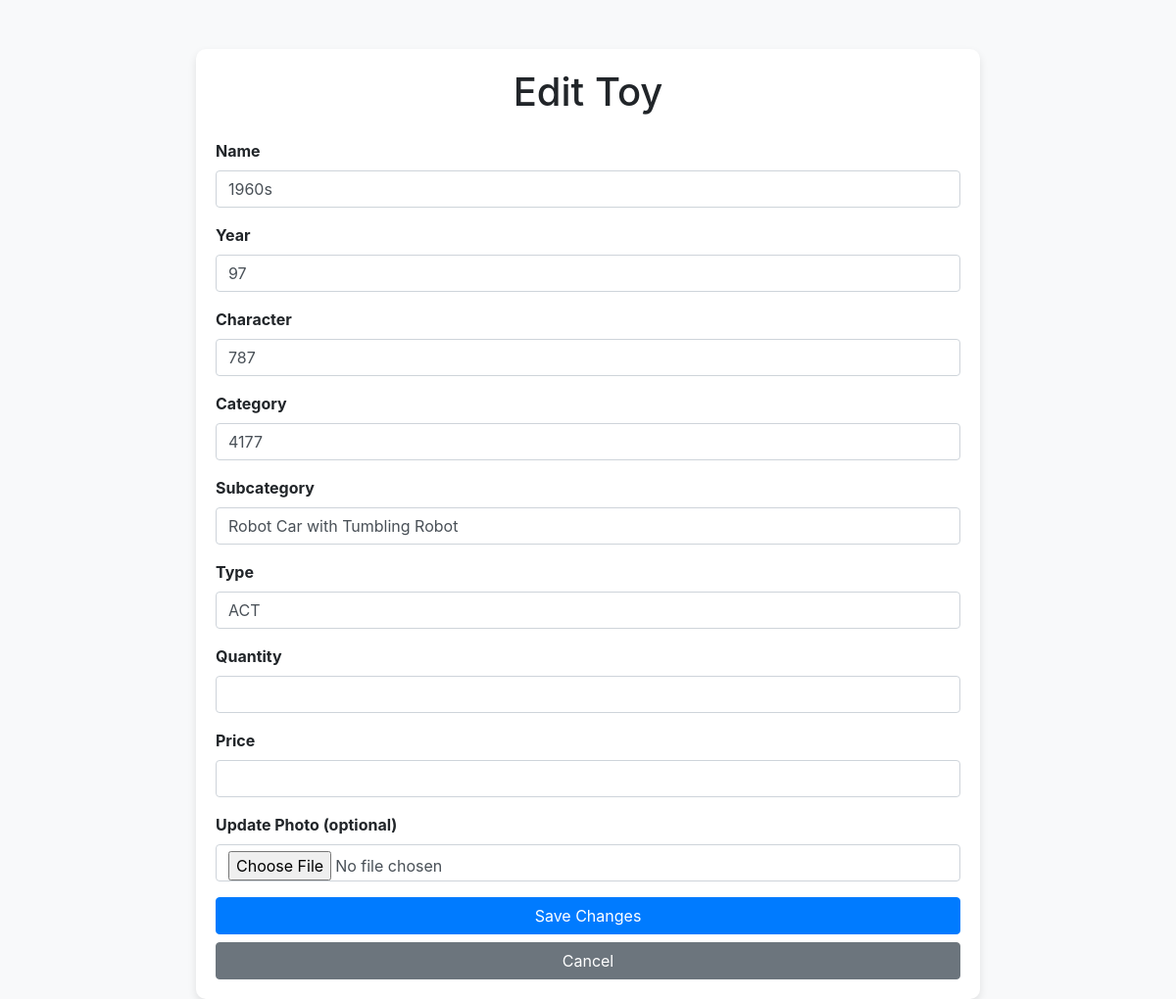
Page /edit-toy/1 on the committed database.
### tables this page shows
CREATE TABLE Toys (
    ToyID INTEGER PRIMARY KEY AUTOINCREMENT,
    UniqueID TEXT NOT NULL UNIQUE,
    Year INTEGER,
    CategoryID INTEGER NOT NULL,
    SubcategoryID INTEGER NOT NULL,
    TypeID INTEGER NOT NULL,
    Subject TEXT,
    Manufacturers TEXT,
    Universe TEXT,
    CharacterAccessories TEXT,
    Material TEXT,
    Country TEXT,
    ItemCondition TEXT,
    IsComplete INTEGER DEFAULT 0,
    Box INTEGER DEFAULT 0,
    BoxCondition TEXT,
    Quantity INTEGER NOT NULL,
    Price REAL,
    Photo TEXT, UserID INTEGER,
    FOREIGN KEY (CategoryID) REFERENCES Categories(CategoryID),
    FOREIGN KEY (SubcategoryID) REFERENCES Subcategories(SubcategoryID),
    FOREIGN KEY (TypeID) REFERENCES Types(TypeID)
);

### app.py (the view, shortened to what this page needs)
@app.route("/edit-toy/<int:toy_id>", methods=["GET", "POST"])
def edit_toy(toy_id):
    conn = sqlite3.connect("database/toy_inventory.db")
    cursor = conn.cursor()
    toy = cursor.execute("SELECT * FROM Toys WHERE ToyID = ?", (toy_id,)).fetchone()
    conn.close()
    return render_template("edit_toy.html", toy=toy)

### templates/edit_toy.html (shortened to what this page needs)
<!DOCTYPE html>
<html lang="en">
<head>
    <link
        rel="stylesheet"
        href="https://stackpath.bootstrapcdn.com/bootstrap/4.5.2/css/bootstrap.min.css"
    >
</head>
<body>
    <div class="container">
        <h1 class="text-center mb-4">Edit Toy</h1>
        <form method="POST" enctype="multipart/form-data" action="/edit-toy/{{ toy[0] }}">
            <div class="form-group">
                <label for="name">Name</label>
                <input type="text" class="form-control" id="name" name="name" value="{{ toy[2] }}" required>
            </div>
            <div class="form-group">
                <label for="year">Year</label>
                <input type="number" class="form-control" id="year" name="year" value="{{ toy[3] }}" required>
            </div>
            <div class="form-group">
                <label for="character">Character</label>
                <input type="text" class="form-control" id="character" name="character" value="{{ toy[4] }}">
            </div>
            <div class="form-group">
                <label for="category">Category</label>
                <input type="text" class="form-control" id="category" name="category" value="{{ toy[5] }}" required>
            </div>
            <div class="form-group">
                <label for="subcategory">Subcategory</label>
                <input type="text" class="form-control" id="subcategory" name="subcategory" value="{{ toy[6] }}">
            </div>
            <div class="form-group">
                <label for="type">Type</label>
                <input type="text" class="form-control" id="type" name="type" value="{{ toy[7] }}">
            </div>
            <div class="form-group">
                <label for="quantity">Quantity</label>
                <input type="number" class="form-control" id="quantity" name="quantity" value="{{ toy[8] }}" required>
            </div>
            <div class="form-group">
                <label for="price">Price</label>
                <input type="number" class="form-control" id="price" name="price" value="{{ toy[9] }}" step="0.01" required>
            </div>
            <div class="form-group">
                <label for="photo">Update Photo (optional)</label>
                <input type="file" class="form-control" id="photo" name="photo" accept="image/*">
            </div>
            <button type="submit" class="btn btn-primary btn-block">Save Changes</button>
            <a href="/toys" class="btn btn-secondary btn-block">Cancel</a>
        </form>
    </div>
</body>
</html>

### templates/edit_toy.html (style rules this page uses)
body { background-color: #f8f9fa; }
.container { margin-top: 50px; max-width: 800px; background: white; padding: 20px; border-radius: 10px; box-shadow: 0 4px 8px rgba(0, 0, 0, 0.1); }
.form-group label { font-weight: bold; }
.btn-primary { background-color: #007bff; border-color: #007bff; }

### rows in the picture
Toys: name "1960s", year "97", character "787", category "4177", subcategory "Robot Car with Tumbling Robot", type "ACT"
